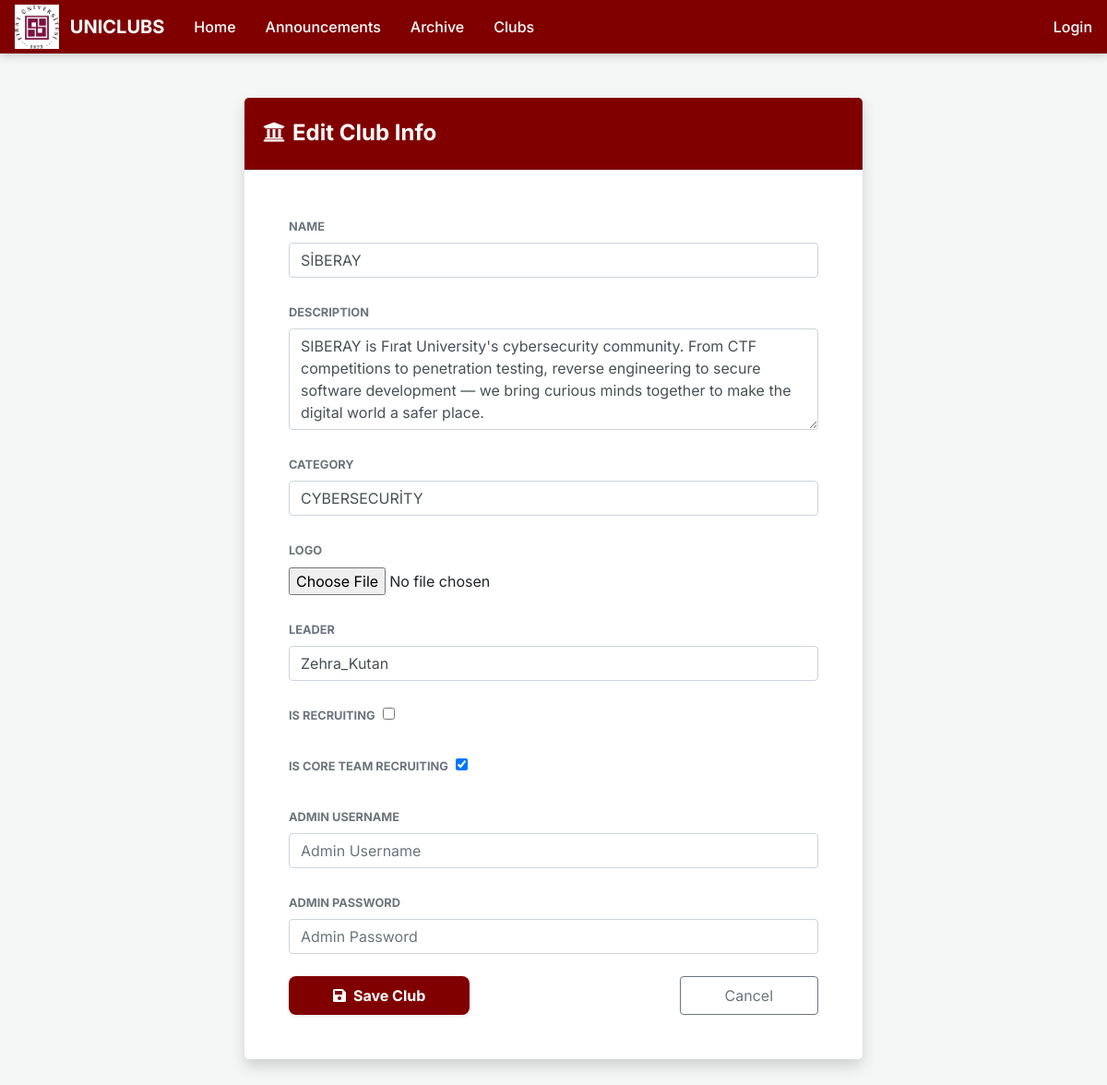
The app's page /clubs/1/info/ with its own data.
### app/models.py (models this page shows, shortened)
class Club(models.Model): # Stores club profile, recruitment status, and admin links | Kulüp profili, alım durumu ve admin bağlantılarını tutar
    name = models.CharField(max_length=200)
    description = models.TextField(blank=True)
    logo = models.ImageField(upload_to='club_logos/', blank=True, null=True)
    category = models.CharField(max_length=100, blank=True)
    is_active = models.BooleanField(default=True)
    is_approved = models.BooleanField(default=False)
    is_recruiting = models.BooleanField(default=False)
    is_core_team_recruiting = models.BooleanField(default=False)
    leader = models.CharField(max_length=200, blank=True, null=True, help_text="Name of the club leader")
    created_at = models.DateTimeField(default=timezone.now)
    admin_user = models.OneToOneField(User, on_delete=models.SET_NULL, null=True, blank=True, related_name='managed_club')
    class Meta:
        ordering = ['-created_at']

### app/views.py (the view)
# urls.py: path('clubs/<int:pk>/info/', views.club_info, name='club_info'),
def club_info(request, pk):
    club = get_object_or_404(Club, pk=pk)
    if request.method == 'POST':
        was_recruiting = club.is_recruiting
        was_core_recruiting = club.is_core_team_recruiting
        form = ClubForm(request.POST, request.FILES, instance=club)
        if form.is_valid():
            club = form.save()
            if club.is_recruiting and not was_recruiting:
                Announcement.objects.create(title=f"Recruitment: {club.name}", content=f"{club.name} is recruiting!", announcement_type='club', club=club)
            if club.is_core_team_recruiting and not was_core_recruiting:
                Announcement.objects.create(title=f"Core Team Recruiting: {club.name}", content=f"{club.name} is looking for Core Team members!", announcement_type='club', club=club)
            django_messages.success(request, 'Club info updated!')
            return redirect('club_admin')
    else:
        form = ClubForm(instance=club)
    return render(request, 'app/club_form.html', {'form': form, 'title': 'Edit Club Info', 'club': club})

### app/templates/app/club_form.html (shortened to what this page needs)
{% extends "app/layout.html" %}
{% block content %}
<div class="container" style="max-width:700px;">
    <div class="card border-0 shadow rounded-lg overflow-hidden mt-4">
        <div class="card-header py-4" style="background-color:#800000;">
            <h4 class="text-white font-weight-bold mb-0"><i class="fas fa-university mr-2"></i>{{ title }}</h4>
        </div>
        <div class="card-body p-5">
            <form method="post" enctype="multipart/form-data">
                {% for field in form %}
                <div class="form-group mb-4">
                    <label class="font-weight-bold small text-uppercase text-muted">{{ field.label }}</label>
                    {{ field }}
                </div>
                {% endfor %}
                <div class="d-flex justify-content-between mt-4">
                    <button type="submit" class="btn btn-maroon px-5 py-2 shadow-sm font-weight-bold">
                        <i class="fas fa-save mr-2"></i>Save Club
                    </button>
                    <a href="{% url 'club_admin' %}" class="btn btn-outline-secondary px-5 py-2">Cancel</a>
                </div>
            </form>
        </div>
    </div>
</div>
{% endblock %}

### app/templates/app/layout.html (style rules this page uses)
:root { --maroon: #800000; --maroon-dark: #600000; --maroon-light: #fceceb; --soft-bg: #f4f7f6; }
body { background-color: var(--soft-bg); font-family: 'Inter', 'Segoe UI', sans-serif; padding-bottom: 60px; }
.btn-maroon { background-color: var(--maroon); color: white !important; border: none; border-radius: 8px; font-weight: 600; transition: 0.25s; }

### app/templates/app/club_form.html (style rules this page uses)
.btn-maroon { background-color: #800000; color: white !important; border: none; border-radius: 8px; transition: 0.3s; }

### records on screen
Club: form "SİBERAY" "SIBERAY is Fırat University's cybersecurity community. From CTF competitions to penetration testing, reverse engineering to secure software development — we bring curious minds together to make the digital world a safer place." "CYBERSECURİTY" "Zehra_Kutan" "☑"

### other values on screen
{{ title }} "Edit Club Info"
{{ field.label }} "NAME" "DESCRIPTION" "CATEGORY" "LOGO" "LEADER" "IS RECRUITING" "IS CORE TEAM RECRUITING" "ADMIN USERNAME" "ADMIN PASSWORD"
